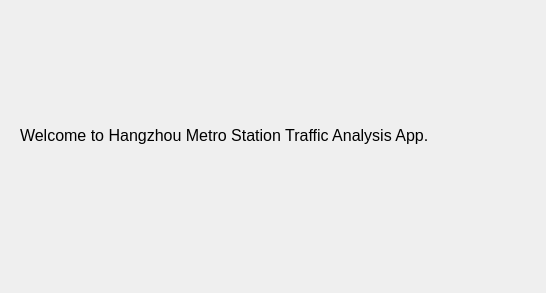
<?xml version="1.0" encoding="UTF-8"?>
<ui version="4.0">
 <class>Form</class>
 <widget class="QWidget" name="Form">
  <property name="geometry">
   <rect>
    <x>0</x>
    <y>0</y>
    <width>546</width>
    <height>293</height>
   </rect>
  </property>
  <property name="font">
   <font>
    <pointsize>12</pointsize>
    <weight>50</weight>
    <bold>false</bold>
   </font>
  </property>
  <property name="windowTitle">
   <string>Form</string>
  </property>
  <widget class="QLabel" name="label">
   <property name="geometry">
    <rect>
     <x>20</x>
     <y>80</y>
     <width>501</width>
     <height>111</height>
    </rect>
   </property>
   <property name="font">
    <font>
     <family>Arial</family>
     <pointsize>12</pointsize>
     <italic>false</italic>
    </font>
   </property>
   <property name="text">
    <string>Welcome to Hangzhou Metro Station Traffic Analysis App.</string>
   </property>
   <property name="textFormat">
    <enum>Qt::RichText</enum>
   </property>
  </widget>
 </widget>
 <resources/>
 <connections/>
</ui>
